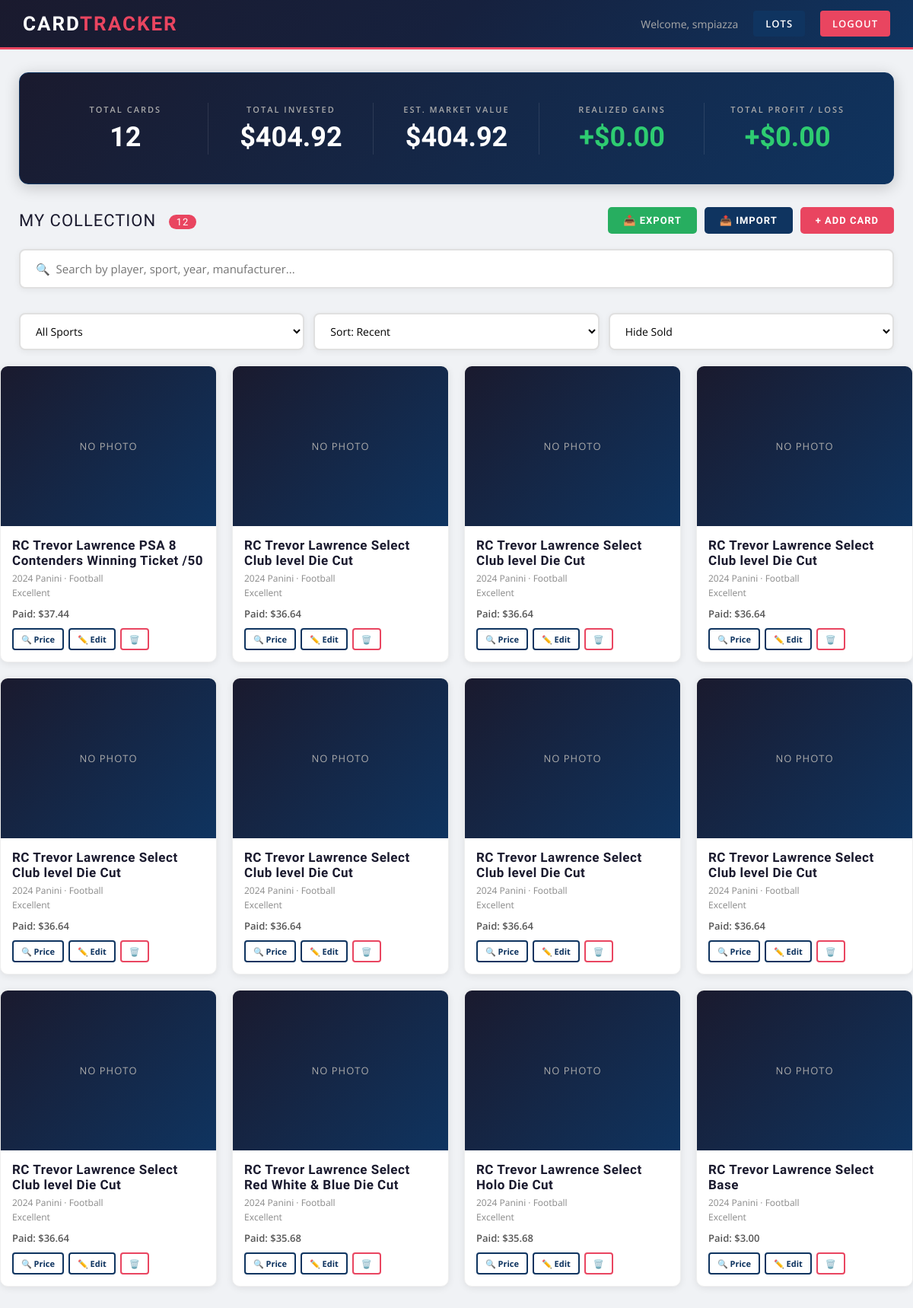
Page /dashboard (signed in) on the committed database.
### models.py (models this page shows, shortened)
class User(UserMixin, db.Model):
    id = db.Column(db.Integer, primary_key=True)
    email = db.Column(db.String(150), unique=True, nullable=False)
    username = db.Column(db.String(150), unique=True, nullable=False)
    password = db.Column(db.String(150), nullable=False)
    is_admin = db.Column(db.Boolean, default=False)
    date_joined = db.Column(db.DateTime, default=db.func.current_timestamp())
    cards = db.relationship('Card', backref='owner', lazy=True)
    lots = db.relationship('Lot', backref='owner', lazy=True)

class Card(db.Model):
    id = db.Column(db.Integer, primary_key=True)
    player_name = db.Column(db.String(150), nullable=False)
    sport = db.Column(db.String(50))
    year = db.Column(db.String(10))
    manufacturer = db.Column(db.String(100))
    condition = db.Column(db.String(50))
    buy_price = db.Column(db.Float, nullable=False)
    sell_price = db.Column(db.Float)
    photo_filename = db.Column(db.String(300))
    market_price = db.Column(db.Float)
    date_added = db.Column(db.DateTime, default=db.func.current_timestamp())
    user_id = db.Column(db.Integer, db.ForeignKey('user.id'), nullable=False)
    lot_id = db.Column(db.Integer, db.ForeignKey('lot.id'), nullable=True)
    notes = db.Column(db.String(1000))
    @property
    def profit_loss(self):
        if self.sell_price:
            return self.sell_price - self.buy_price
        elif self.market_price:
            return self.market_price - self.buy_price
        return None

### main.py (the view)
@main.route('/')
@main.route('/dashboard')
@login_required
def dashboard():
    sport_filter = request.args.get('sport', 'all')
    sort_by = request.args.get('sort', 'date')
    query = Card.query.filter_by(user_id=current_user.id)
    if sport_filter != 'all':
        query = query.filter_by(sport=sport_filter)
    if sort_by == 'value_high':
        cards = sorted(query.all(), key=lambda c: c.market_price or c.sell_price or c.buy_price, reverse=True)
    elif sort_by == 'value_low':
        cards = sorted(query.all(), key=lambda c: c.market_price or c.sell_price or c.buy_price)
    elif sort_by == 'profit_high':
        cards = sorted(query.all(), key=lambda c: c.profit_loss or 0, reverse=True)
    elif sort_by == 'profit_low':
        cards = sorted(query.all(), key=lambda c: c.profit_loss or 0)
    elif sort_by == 'name':
        cards = sorted(query.all(), key=lambda c: c.player_name)
    else:
        cards = query.order_by(Card.date_added.desc()).all()
    all_cards = Card.query.filter_by(user_id=current_user.id).all()
    total_invested = sum(card.buy_price for card in all_cards)
    est_market_value = sum(
        card.market_price or card.buy_price
        for card in all_cards
        if not card.sell_price
    )
    realized_gains = sum(
        card.sell_price - card.buy_price
        for card in all_cards
        if card.sell_price
    )
    total_value = sum(
        card.sell_price if card.sell_price
        else (card.market_price or card.buy_price)
        for card in all_cards
    )
    total_profit_loss = total_value - total_invested
    sports = ['Baseball', 'Basketball', 'Football', 'Hockey', 'Soccer', 'Other']
    return render_template('dashboard.html',
        cards=cards,
        total_invested=total_invested,
        total_value=total_value,
        total_profit_loss=total_profit_loss,
        est_market_value=est_market_value,
        realized_gains=realized_gains,
        sport_filter=sport_filter,
        sort_by=sort_by,
        sports=sports
    )

### app.py (called while the page is built)
def create_app():
    app = Flask(__name__)
    app.config['SECRET_KEY'] = os.getenv('SECRET_KEY', 'your-secret-key')
    app.config['SQLALCHEMY_DATABASE_URI'] = 'sqlite:///cards.db'
    app.config['UPLOAD_FOLDER'] = 'static/uploads'
    app.config['MAX_CONTENT_LENGTH'] = 16 * 1024 * 1024  # 16MB max
    db.init_app(app)
    login_manager = LoginManager()
    login_manager.login_view = 'auth.login'
    login_manager.init_app(app)
    @login_manager.user_loader
    def load_user(user_id):
        return User.query.get(int(user_id))
    from auth import auth as auth_blueprint
    app.register_blueprint(auth_blueprint)
    from main import main as main_blueprint
    app.register_blueprint(main_blueprint)
    from admin import admin as admin_blueprint
    app.register_blueprint(admin_blueprint)
    with app.app_context():
        db.create_all()
    return app

### templates/dashboard.html (shortened to what this page needs)
<!DOCTYPE html>
<html>
<head>
    <link rel="stylesheet" href="{{ url_for('static', filename='css/style.css') }}">
</head>
<body>
    <nav>
        <h1>Card<span>Tracker</span></h1>
        <div class="nav-right">
            <span>Welcome, {{ current_user.username }}</span>
            <a href="{{ url_for('main.lots') }}" style="background:#0f3460;">Lots</a>
            <a href="{{ url_for('auth.logout') }}">Logout</a>
        </div>
    </nav>
    <div class="page-wrapper">
        <div class="dashboard-container">
            <div class="stats-banner">
    <div class="stat-block">
        <div class="stat-label">Total Cards</div>
        <div class="stat-value">{{ cards|length }}</div>
    </div>
    <div class="stat-block">
        <div class="stat-label">Total Invested</div>
        <div class="stat-value">${{ "%.2f"|format(total_invested) }}</div>
    </div>
    <div class="stat-block">
        <div class="stat-label">Est. Market Value</div>
        <div class="stat-value">${{ "%.2f"|format(est_market_value) }}</div>
    </div>
    <div class="stat-block">
        <div class="stat-label">Realized Gains</div>
        <div class="stat-value {% if realized_gains >= 0 %}profit{% else %}loss{% endif %}">
            {% if realized_gains >= 0 %}+{% endif %}${{ "%.2f"|format(realized_gains) }}
        </div>
    </div>
    <div class="stat-block">
        <div class="stat-label">Total Profit / Loss</div>
        <div class="stat-value {% if total_profit_loss >= 0 %}profit{% else %}loss{% endif %}">
            {% if total_profit_loss >= 0 %}+{% endif %}${{ "%.2f"|format(total_profit_loss) }}
        </div>
    </div>
</div>
            <div class="section-header">
                <div class="section-title">
                    My Collection <span>{{ cards|length }}</span>
                </div>
                <div style="display:flex; gap:10px;">
    <a href="{{ url_for('main.export_csv') }}" class="btn btn-export">📥 Export</a>
    <a href="{{ url_for('main.import_cards') }}" class="btn" style="background:#0f3460;">📤 Import</a>
    <a href="{{ url_for('main.add_card') }}" class="btn">+ Add Card</a>
</div>
            </div>
            <div class="filter-bar">
    <div class="search-bar-wrapper">
        <input type="text" id="cardSearch" placeholder="🔍  Search by player, sport, year, manufacturer..." onkeyup="filterCards()">
    </div>
    <div class="filter-controls">
        <select onchange="applyFilter(this.value, '{{ sort_by }}')" class="filter-select">
            <option value="all" {% if sport_filter == 'all' %}selected{% endif %}>All Sports</option>
        </select>
        <select onchange="applyFilter('{{ sport_filter }}', this.value)" class="filter-select">
            <option value="date" {% if sort_by == 'date' %}selected{% endif %}>Sort: Recent</option>
        </select>
        <select onchange="toggleSold(this.value)" class="filter-select">
            <option value="hide">Hide Sold</option>
        </select>
    </div>
    </div>
</div>
            {% if cards %}
            <div class="card-grid">
                {% for card in cards %}
                <div class="card-item">
                    {% if card.photo_filename %}
                        <img src="{{ url_for('static', filename='uploads/' + card.photo_filename) }}" alt="{{ card.player_name }}">
                    {% else %}
                        <div class="no-photo">No Photo</div>
                    {% endif %}
                    <div class="card-info">
                        <h3><a href="{{ url_for('main.card_detail', card_id=card.id) }}" class="card-link">{{ card.player_name }}</a></h3>
                        <p>{{ card.year }} {{ card.manufacturer }} · {{ card.sport }}</p>
                        <p>{{ card.condition }}</p>
                        <div class="card-prices">
                            <span>Paid: ${{ "%.2f"|format(card.buy_price) }}</span>
                        </div>
                        <div class="card-actions">
                            <a href="{{ url_for('main.search_price', card_id=card.id) }}" class="btn-search">🔍 Price</a>
                            <a href="{{ url_for('main.edit_card', card_id=card.id) }}" class="btn-search">✏️ Edit</a>
                            <a href="{{ url_for('main.delete_card', card_id=card.id) }}" class="btn-delete" onclick="return confirm('Delete this card?')">🗑️</a>
                        </div>
                    </div>
                </div>
                {% endfor %}
            </div>
            {% else %}
            <div class="empty-state">
                <p>No cards in your collection yet.</p>
                <a href="{{ url_for('main.add_card') }}" class="btn">+ Add Your First Card</a>
            </div>
            {% endif %}
        </div>
</body>
</html>

### rows in the picture
User: username "smpiazza"
Card: shows "NO PHOTO", player_name "RC Trevor Lawrence PSA 8 Contenders Winning Ticket /50", year "2024", manufacturer "Panini", sport "Football", condition "Excellent", buy_price "37.44"
Card: shows "NO PHOTO", player_name "RC Trevor Lawrence Select Club level Die Cut", year "2024", manufacturer "Panini", sport "Football", condition "Excellent", buy_price "36.64"
Card: shows "NO PHOTO", player_name "RC Trevor Lawrence Select Club level Die Cut", year "2024", manufacturer "Panini", sport "Football", condition "Excellent", buy_price "36.64"
Card: shows "NO PHOTO", player_name "RC Trevor Lawrence Select Club level Die Cut", year "2024", manufacturer "Panini", sport "Football", condition "Excellent", buy_price "36.64"
Card: shows "NO PHOTO", player_name "RC Trevor Lawrence Select Club level Die Cut", year "2024", manufacturer "Panini", sport "Football", condition "Excellent", buy_price "36.64"
Card: shows "NO PHOTO", player_name "RC Trevor Lawrence Select Club level Die Cut", year "2024", manufacturer "Panini", sport "Football", condition "Excellent", buy_price "36.64"
Card: shows "NO PHOTO", player_name "RC Trevor Lawrence Select Club level Die Cut", year "2024", manufacturer "Panini", sport "Football", condition "Excellent", buy_price "36.64"
Card: shows "NO PHOTO", player_name "RC Trevor Lawrence Select Club level Die Cut", year "2024", manufacturer "Panini", sport "Football", condition "Excellent", buy_price "36.64"
Card: shows "NO PHOTO", player_name "RC Trevor Lawrence Select Club level Die Cut", year "2024", manufacturer "Panini", sport "Football", condition "Excellent", buy_price "36.64"
Card: shows "NO PHOTO", player_name "RC Trevor Lawrence Select Red White & Blue Die Cut", year "2024", manufacturer "Panini", sport "Football", condition "Excellent", buy_price "35.68"
Card: shows "NO PHOTO", player_name "RC Trevor Lawrence Select Holo Die Cut", year "2024", manufacturer "Panini", sport "Football", condition "Excellent", buy_price "35.68"
Card: shows "NO PHOTO", player_name "RC Trevor Lawrence Select Base", year "2024", manufacturer "Panini", sport "Football", condition "Excellent", buy_price "3.00"

### other values in the picture
{{ cards|length }} "12"
{{ "%.2f"|format(total_invested) }} "404.92"
{{ "%.2f"|format(est_market_value) }} "404.92"
{{ "%.2f"|format(realized_gains) }} "0.00"
{{ "%.2f"|format(total_profit_loss) }} "0.00"
